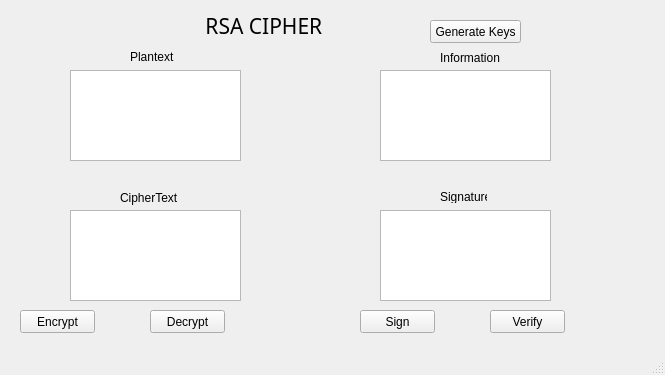
<?xml version="1.0" encoding="UTF-8"?>
<ui version="4.0">
 <class>MainWindow</class>
 <widget class="QMainWindow" name="MainWindow">
  <property name="geometry">
   <rect>
    <x>0</x>
    <y>0</y>
    <width>665</width>
    <height>375</height>
   </rect>
  </property>
  <property name="windowTitle">
   <string>MainWindow</string>
  </property>
  <widget class="QWidget" name="centralwidget">
   <widget class="QTextEdit" name="txt_Plantext">
    <property name="geometry">
     <rect>
      <x>70</x>
      <y>70</y>
      <width>171</width>
      <height>91</height>
     </rect>
    </property>
   </widget>
   <widget class="QLabel" name="label">
    <property name="geometry">
     <rect>
      <x>200</x>
      <y>10</y>
      <width>211</width>
      <height>31</height>
     </rect>
    </property>
    <property name="font">
     <font>
      <family>Swis721 BlkEx BT</family>
      <pointsize>16</pointsize>
     </font>
    </property>
    <property name="text">
     <string> RSA CIPHER</string>
    </property>
   </widget>
   <widget class="QLabel" name="label_2">
    <property name="geometry">
     <rect>
      <x>130</x>
      <y>50</y>
      <width>47</width>
      <height>13</height>
     </rect>
    </property>
    <property name="text">
     <string>Plantext</string>
    </property>
   </widget>
   <widget class="QLabel" name="label_3">
    <property name="geometry">
     <rect>
      <x>120</x>
      <y>190</y>
      <width>61</width>
      <height>16</height>
     </rect>
    </property>
    <property name="text">
     <string>CipherText</string>
    </property>
   </widget>
   <widget class="QTextEdit" name="txt_CipherText">
    <property name="geometry">
     <rect>
      <x>70</x>
      <y>210</y>
      <width>171</width>
      <height>91</height>
     </rect>
    </property>
   </widget>
   <widget class="QTextEdit" name="txt_Signature">
    <property name="geometry">
     <rect>
      <x>380</x>
      <y>210</y>
      <width>171</width>
      <height>91</height>
     </rect>
    </property>
   </widget>
   <widget class="QTextEdit" name="txt_Information">
    <property name="geometry">
     <rect>
      <x>380</x>
      <y>70</y>
      <width>171</width>
      <height>91</height>
     </rect>
    </property>
   </widget>
   <widget class="QLabel" name="label_4">
    <property name="geometry">
     <rect>
      <x>440</x>
      <y>190</y>
      <width>47</width>
      <height>13</height>
     </rect>
    </property>
    <property name="text">
     <string>Signature</string>
    </property>
   </widget>
   <widget class="QLabel" name="label_5">
    <property name="geometry">
     <rect>
      <x>440</x>
      <y>50</y>
      <width>71</width>
      <height>16</height>
     </rect>
    </property>
    <property name="text">
     <string>Information</string>
    </property>
   </widget>
   <widget class="QPushButton" name="gen_keys">
    <property name="geometry">
     <rect>
      <x>430</x>
      <y>20</y>
      <width>91</width>
      <height>23</height>
     </rect>
    </property>
    <property name="text">
     <string>Generate Keys</string>
    </property>
   </widget>
   <widget class="QPushButton" name="btn_encrypt">
    <property name="geometry">
     <rect>
      <x>20</x>
      <y>310</y>
      <width>75</width>
      <height>23</height>
     </rect>
    </property>
    <property name="text">
     <string>Encrypt</string>
    </property>
   </widget>
   <widget class="QPushButton" name="btn_decrypt">
    <property name="geometry">
     <rect>
      <x>150</x>
      <y>310</y>
      <width>75</width>
      <height>23</height>
     </rect>
    </property>
    <property name="text">
     <string>Decrypt</string>
    </property>
   </widget>
   <widget class="QPushButton" name="btn_sign">
    <property name="geometry">
     <rect>
      <x>360</x>
      <y>310</y>
      <width>75</width>
      <height>23</height>
     </rect>
    </property>
    <property name="text">
     <string>Sign</string>
    </property>
   </widget>
   <widget class="QPushButton" name="btn_verify">
    <property name="geometry">
     <rect>
      <x>490</x>
      <y>310</y>
      <width>75</width>
      <height>23</height>
     </rect>
    </property>
    <property name="text">
     <string>Verify</string>
    </property>
   </widget>
  </widget>
  <widget class="QMenuBar" name="menubar">
   <property name="geometry">
    <rect>
     <x>0</x>
     <y>0</y>
     <width>665</width>
     <height>21</height>
    </rect>
   </property>
  </widget>
  <widget class="QStatusBar" name="statusbar"/>
 </widget>
 <resources/>
 <connections/>
</ui>
